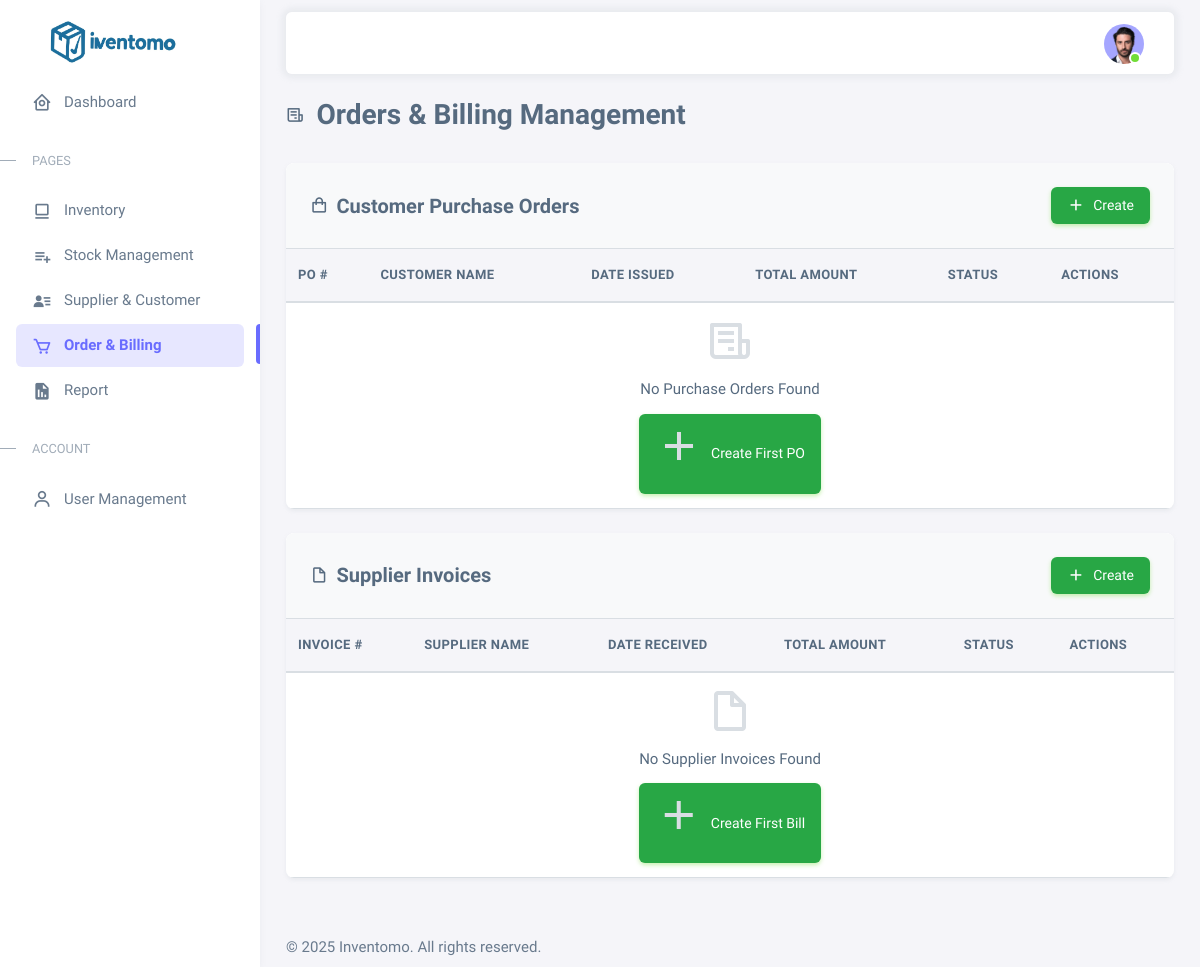
Before: /order-billing.php (signed in) with the older database file.
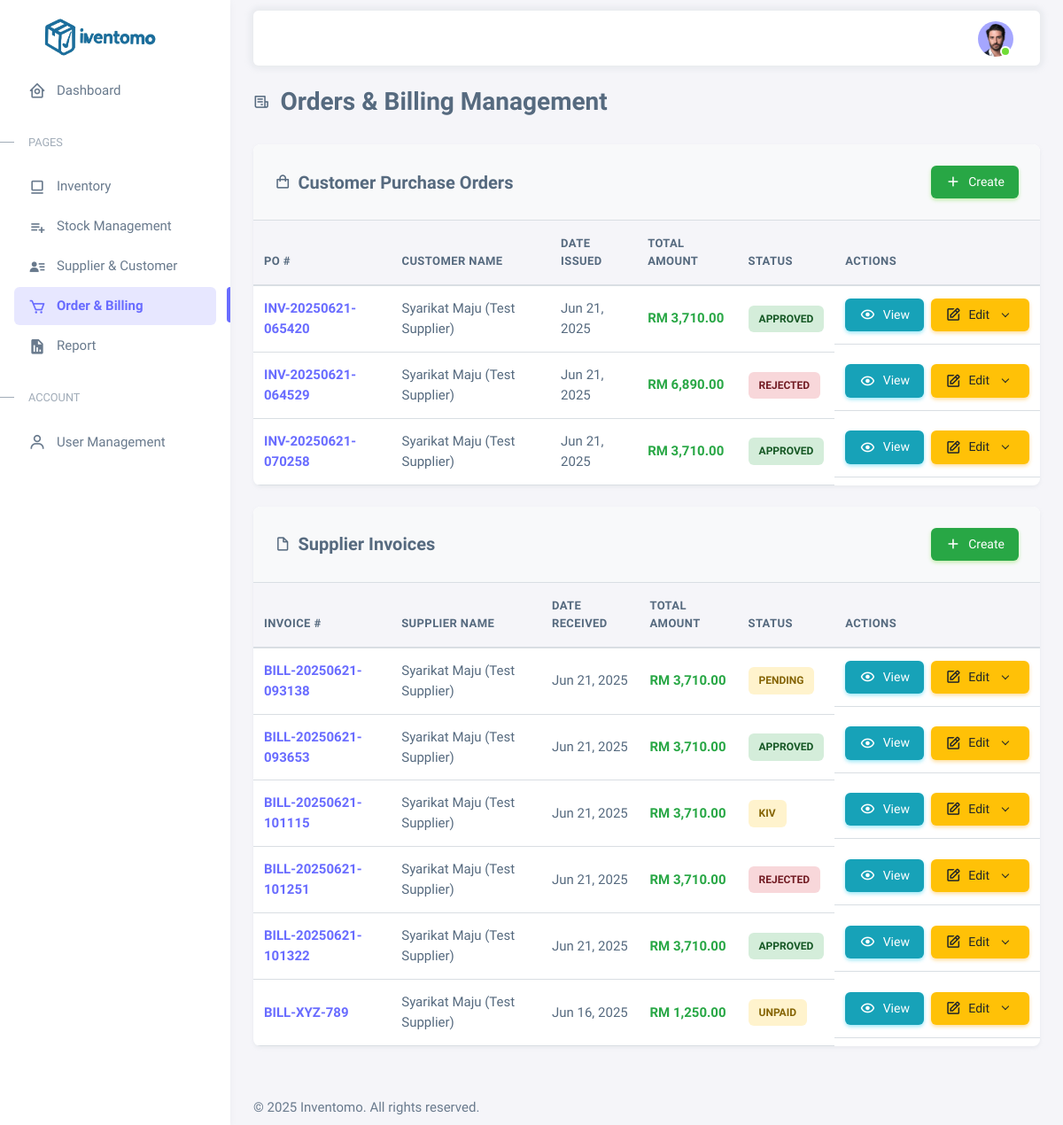
After: the same page with the newer database file.
### tables this page shows
CREATE TABLE `invoices` (
  `id` int(11) NOT NULL,
  `customer_id` int(11) NOT NULL,
  `invoice_number` varchar(50) NOT NULL,
  `date_issued` date NOT NULL,
  `date_due` date NOT NULL,
  `notes` text DEFAULT NULL,
  `status` varchar(50) NOT NULL DEFAULT 'Pending'
);

CREATE TABLE `customers` (
  `id` int(11) NOT NULL,
  `name` varchar(255) NOT NULL,
  `address_line1` varchar(255) DEFAULT NULL,
  `address_line2` varchar(255) DEFAULT NULL
);

CREATE TABLE `supplier_bills` (
  `id` int(11) NOT NULL,
  `supplier_id` int(11) NOT NULL,
  `bill_number` varchar(100) NOT NULL,
  `date_received` date NOT NULL,
  `date_due` date NOT NULL,
  `notes` text DEFAULT NULL,
  `total_due` decimal(10,2) NOT NULL,
  `status` varchar(20) NOT NULL DEFAULT 'unpaid'
);

### order-billing.php (the view, shortened to what the rows shown need)
<?php
$db_host = 'localhost';
$db_user = 'root';
$db_pass = '';
$db_name = 'inventory_system';
$conn = new mysqli($db_host, $db_user, $db_pass, $db_name);
$sql_purchase_orders = "
    SELECT
        i.id,
        i.invoice_number AS doc_number,
        i.date_issued AS doc_date,
        i.status,
        (SUM(ii.quantity * ii.price_at_purchase) * 1.06) AS total_due,
        c.name AS party_name
    FROM invoices AS i
    JOIN customers AS c ON i.customer_id = c.id
    LEFT JOIN invoice_items AS ii ON i.id = ii.invoice_id
    GROUP BY i.id
    ORDER BY doc_date DESC
";
$result_purchase_orders = $conn->query($sql_purchase_orders);
$sql_supplier_invoices = "
    SELECT
        b.id,
        b.bill_number AS doc_number,
        b.date_received AS doc_date,
        b.total_due,
        b.status,
        c.name AS party_name
    FROM supplier_bills AS b
    JOIN customers AS c ON b.supplier_id = c.id
    ORDER BY doc_date DESC
";
$result_supplier_invoices = $conn->query($sql_supplier_invoices);
function format_rm_display($amount) {
    return 'RM ' . number_format((float)$amount, 2, '.', ',');
}
?>
<!DOCTYPE html>
<html lang="en" class="light-style layout-menu-fixed" dir="ltr" data-theme="theme-default" data-assets-path="assets/"
    data-template="vertical-menu-template-free">
<head>
    <link rel="stylesheet" href="assets/vendor/fonts/boxicons.css" />
    <link rel="stylesheet" href="assets/vendor/css/core.css" class="template-customizer-core-css" />
    <link rel="stylesheet" href="assets/vendor/css/theme-default.css" class="template-customizer-theme-css" />
    <link rel="stylesheet" href="assets/css/demo.css" />
    <link rel="stylesheet" href="assets/vendor/libs/perfect-scrollbar/perfect-scrollbar.css" />
</head>
<body>
    <div class="layout-wrapper layout-content-navbar">
        <div class="layout-container">
            <div class="layout-page">
                <div class="content-wrapper">
                    <div class="container-xxl flex-grow-1 container-p-y">
                        <div class="card">
                            <div class="table-responsive">
                                <table class="table table-hover">
                                    <thead>
                                        <tr>
                                            <th>PO #</th>
                                            <th>Customer Name</th>
                                            <th>Date Issued</th>
                                            <th>Total Amount</th>
                                            <th>Status</th>
                                            <th>Actions</th>
                                        </tr>
                                    </thead>
                                    <tbody>
                                        <?php if ($result_purchase_orders && $result_purchase_orders->num_rows > 0): ?>
                                            <?php while ($row = $result_purchase_orders->fetch_assoc()): ?>
                                            <tr>
                                                <td><span class="doc-number"><?= htmlspecialchars($row['doc_number']) ?></span></td>
                                                <td><?= htmlspecialchars($row['party_name']) ?></td>
                                                <td><?= date("M d, Y", strtotime($row['doc_date'])) ?></td>
                                                <td><span class="amount-display"><?= format_rm_display($row['total_due']) ?></span></td>
                                                <td>
                                                    <?php
                                                        $status = strtolower($row['status'] ?? 'pending');
                                                        $badge_class = 'status-pending';
                                                        if ($status == 'paid') $badge_class = 'status-paid';
                                                        elseif ($status == 'overdue') $badge_class = 'status-overdue';
                                                        elseif ($status == 'draft') $badge_class = 'status-draft';
                                                        elseif ($status == 'approved') $badge_class = 'status-approved';
                                                        elseif ($status == 'rejected') $badge_class = 'status-rejected';
                                                        elseif ($status == 'kiv') $badge_class = 'status-kiv';
                                                    ?>
                                                    <span class="status-badge <?= $badge_class ?>"><?= htmlspecialchars(ucfirst($row['status'])) ?></span>
                                                </td>
                                                <td class="actions-cell">
                                                    <button type="button" class="action-button btn-info view-document-btn"
                                                        data-bs-toggle="modal" data-bs-target="#viewDocumentModal"
                                                        data-document-url="view-purchase-order.php?id=<?= $row['id'] ?>&modal=true">
                                                        <i class="bx bx-show"></i>View
                                                    </button>
                                                    <div class="dropdown">
                                                        <button class="action-button btn-warning dropdown-toggle" type="button" id="dropdownEditPurchaseOrder<?= $row['id'] ?>" data-bs-toggle="dropdown" aria-expanded="false">
                                                            <i class="bx bx-edit"></i>Edit
                                                        </button>
                                                    </div>
                                                </td>
                                            </tr>
                                            <?php endwhile; ?>
                                        <?php endif; ?>
                                    </tbody>
                                </table>
                            </div>
                        </div>
                        <div class="card">
                            <div class="table-responsive">
                                <table class="table table-hover">
                                    <thead>
                                        <tr>
                                            <th>Invoice #</th>
                                            <th>Supplier Name</th>
                                            <th>Date Received</th>
                                            <th>Total Amount</th>
                                            <th>Status</th>
                                            <th>Actions</th>
                                        </tr>
                                    </thead>
                                    <tbody>
                                        <?php if ($result_supplier_invoices && $result_supplier_invoices->num_rows > 0): ?>
                                            <?php while ($row = $result_supplier_invoices->fetch_assoc()): ?>
                                            <tr>
                                                <td><span class="doc-number"><?= htmlspecialchars($row['doc_number']) ?></span></td>
                                                <td><?= htmlspecialchars($row['party_name']) ?></td>
                                                <td><?= date("M d, Y", strtotime($row['doc_date'])) ?></td>
                                                <td><span class="amount-display"><?= format_rm_display($row['total_due']) ?></span></td>
                                                <td>
                                                    <?php
                                                        $status = strtolower($row['status'] ?? 'pending');
                                                        $badge_class = 'status-pending';
                                                        if ($status == 'paid') $badge_class = 'status-paid';
                                                        elseif ($status == 'overdue') $badge_class = 'status-overdue';
                                                        elseif ($status == 'draft') $badge_class = 'status-draft';
                                                        elseif ($status == 'approved') $badge_class = 'status-approved';
                                                        elseif ($status == 'rejected') $badge_class = 'status-rejected';
                                                        elseif ($status == 'kiv') $badge_class = 'status-kiv';
                                                    ?>
                                                    <span class="status-badge <?= $badge_class ?>"><?= htmlspecialchars(ucfirst($row['status'])) ?></span>
                                                </td>
                                                <td class="actions-cell">
                                                    <button type="button" class="action-button btn-info view-document-btn"
                                                        data-bs-toggle="modal" data-bs-target="#viewDocumentModal"
                                                        data-document-url="view-supplier-invoice.php?id=<?= $row['id'] ?>&modal=true">
                                                        <i class="bx bx-show"></i>View
                                                    </button>
                                                    <div class="dropdown">
                                                        <button class="action-button btn-warning dropdown-toggle" type="button" id="dropdownEditSupplierInvoice<?= $row['id'] ?>" data-bs-toggle="dropdown" aria-expanded="false">
                                                            <i class="bx bx-edit"></i>Edit
                                                        </button>
                                                    </div>
                                                </td>
                                            </tr>
                                            <?php endwhile; ?>
                                        <?php endif; ?>
                                    </tbody>
                                </table>
                            </div>
                        </div>
                    </div>
                </div>
            </div>
        </div>
    </div>
</body>
</html>

Changed rows visible on the page:
added invoices: invoice_number "INV-20250621-065420", customer.name "Syarikat Maju (Test Supplier)", date_issued "Jun 21, 2025", total_due "RM 3,710.00", status "APPROVED"
added invoices: invoice_number "INV-20250621-064529", customer.name "Syarikat Maju (Test Supplier)", date_issued "Jun 21, 2025", total_due "RM 6,890.00", status "REJECTED"
added invoices: invoice_number "INV-20250621-070258", customer.name "Syarikat Maju (Test Supplier)", date_issued "Jun 21, 2025", total_due "RM 3,710.00", status "APPROVED"
added supplier_bills: bill_number "BILL-20250621-093138", supplier.name "Syarikat Maju (Test Supplier)", date_received "Jun 21, 2025", total_due "RM 3,710.00", status "PENDING"
added supplier_bills: bill_number "BILL-20250621-093653", supplier.name "Syarikat Maju (Test Supplier)", date_received "Jun 21, 2025", total_due "RM 3,710.00", status "APPROVED"
added supplier_bills: bill_number "BILL-20250621-101115", supplier.name "Syarikat Maju (Test Supplier)", date_received "Jun 21, 2025", total_due "RM 3,710.00", status "KIV"
added supplier_bills: bill_number "BILL-20250621-101251", supplier.name "Syarikat Maju (Test Supplier)", date_received "Jun 21, 2025", total_due "RM 3,710.00", status "REJECTED"
added supplier_bills: bill_number "BILL-20250621-101322", supplier.name "Syarikat Maju (Test Supplier)", date_received "Jun 21, 2025", total_due "RM 3,710.00", status "APPROVED"
added supplier_bills: bill_number "BILL-XYZ-789", supplier.name "Syarikat Maju (Test Supplier)", date_received "Jun 16, 2025", total_due "RM 1,250.00", status "UNPAID"
Other visible differences:
text no longer shown: "No Purchase Orders Found Create First PO No Supplier Invoices Found Create First Bill"
